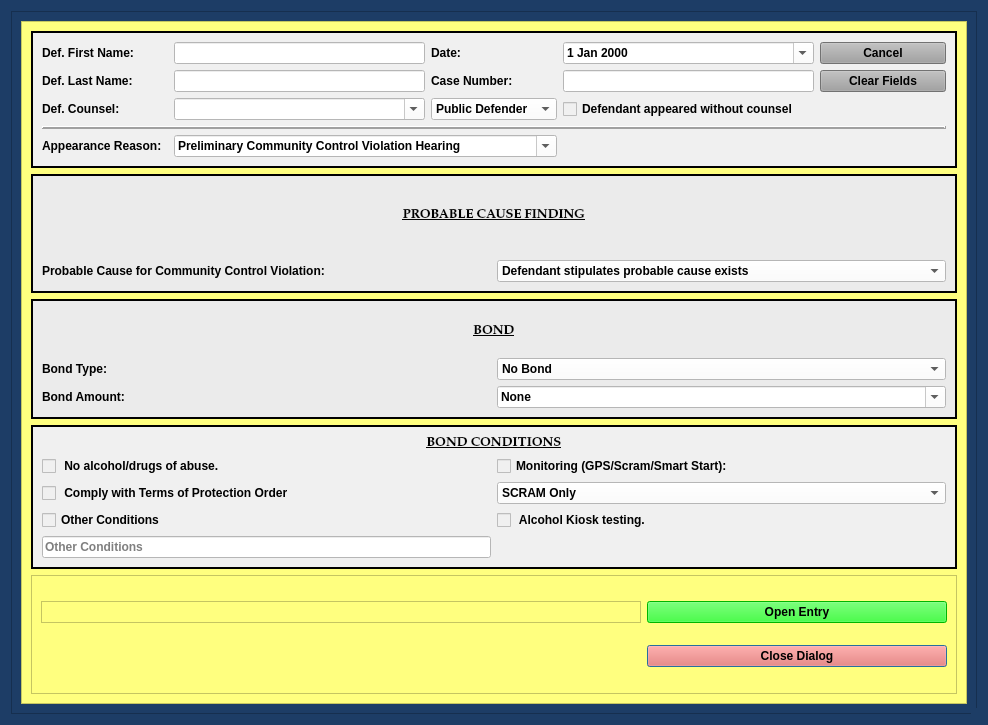
<?xml version="1.0" encoding="UTF-8"?>
<ui version="4.0">
 <class>ProbationViolationBondDialog</class>
 <widget class="QDialog" name="ProbationViolationBondDialog">
  <property name="windowModality">
   <enum>Qt::NonModal</enum>
  </property>
  <property name="enabled">
   <bool>true</bool>
  </property>
  <property name="geometry">
   <rect>
    <x>0</x>
    <y>0</y>
    <width>988</width>
    <height>725</height>
   </rect>
  </property>
  <property name="sizePolicy">
   <sizepolicy hsizetype="Preferred" vsizetype="Preferred">
    <horstretch>0</horstretch>
    <verstretch>0</verstretch>
   </sizepolicy>
  </property>
  <property name="minimumSize">
   <size>
    <width>0</width>
    <height>0</height>
   </size>
  </property>
  <property name="maximumSize">
   <size>
    <width>2500</width>
    <height>3500</height>
   </size>
  </property>
  <property name="palette">
   <palette>
    <active>
     <colorrole role="Button">
      <brush brushstyle="SolidPattern">
       <color alpha="255">
        <red>29</red>
        <green>61</green>
        <blue>102</blue>
       </color>
      </brush>
     </colorrole>
     <colorrole role="Base">
      <brush brushstyle="SolidPattern">
       <color alpha="255">
        <red>29</red>
        <green>61</green>
        <blue>102</blue>
       </color>
      </brush>
     </colorrole>
     <colorrole role="Window">
      <brush brushstyle="SolidPattern">
       <color alpha="255">
        <red>29</red>
        <green>61</green>
        <blue>102</blue>
       </color>
      </brush>
     </colorrole>
    </active>
    <inactive>
     <colorrole role="Button">
      <brush brushstyle="SolidPattern">
       <color alpha="255">
        <red>29</red>
        <green>61</green>
        <blue>102</blue>
       </color>
      </brush>
     </colorrole>
     <colorrole role="Base">
      <brush brushstyle="SolidPattern">
       <color alpha="255">
        <red>29</red>
        <green>61</green>
        <blue>102</blue>
       </color>
      </brush>
     </colorrole>
     <colorrole role="Window">
      <brush brushstyle="SolidPattern">
       <color alpha="255">
        <red>29</red>
        <green>61</green>
        <blue>102</blue>
       </color>
      </brush>
     </colorrole>
    </inactive>
    <disabled>
     <colorrole role="Button">
      <brush brushstyle="SolidPattern">
       <color alpha="255">
        <red>29</red>
        <green>61</green>
        <blue>102</blue>
       </color>
      </brush>
     </colorrole>
     <colorrole role="Base">
      <brush brushstyle="SolidPattern">
       <color alpha="255">
        <red>29</red>
        <green>61</green>
        <blue>102</blue>
       </color>
      </brush>
     </colorrole>
     <colorrole role="Window">
      <brush brushstyle="SolidPattern">
       <color alpha="255">
        <red>29</red>
        <green>61</green>
        <blue>102</blue>
       </color>
      </brush>
     </colorrole>
    </disabled>
   </palette>
  </property>
  <property name="font">
   <font>
    <family>Palatino Linotype</family>
    <pointsize>10</pointsize>
    <weight>75</weight>
    <italic>false</italic>
    <bold>true</bold>
   </font>
  </property>
  <property name="windowTitle">
   <string>Community Control Violation Bond Case Information</string>
  </property>
  <property name="toolTip">
   <string/>
  </property>
  <property name="styleSheet">
   <string notr="true">background-color: rgb(29, 61, 102);
font: 75 10pt &quot;Palatino Linotype&quot;;
font-weight: bold;</string>
  </property>
  <property name="sizeGripEnabled">
   <bool>true</bool>
  </property>
  <property name="modal">
   <bool>true</bool>
  </property>
  <layout class="QGridLayout" name="gridLayout_8">
   <item row="0" column="0">
    <widget class="QFrame" name="frame_4">
     <property name="styleSheet">
      <string notr="true">background-color: rgb(29, 61, 102);</string>
     </property>
     <property name="frameShape">
      <enum>QFrame::StyledPanel</enum>
     </property>
     <property name="frameShadow">
      <enum>QFrame::Raised</enum>
     </property>
     <layout class="QGridLayout" name="gridLayout_4">
      <item row="0" column="0">
       <widget class="QScrollArea" name="scrollArea">
        <property name="focusPolicy">
         <enum>Qt::NoFocus</enum>
        </property>
        <property name="styleSheet">
         <string notr="true">background-color: rgb(255, 255, 127);</string>
        </property>
        <property name="widgetResizable">
         <bool>true</bool>
        </property>
        <widget class="QWidget" name="scrollAreaWidgetContents">
         <property name="geometry">
          <rect>
           <x>0</x>
           <y>0</y>
           <width>948</width>
           <height>685</height>
          </rect>
         </property>
         <layout class="QGridLayout" name="gridLayout_2">
          <item row="3" column="0">
           <widget class="QFrame" name="bond_conditions_frame">
            <property name="styleSheet">
             <string notr="true">background-color: rgb(240, 240, 240);</string>
            </property>
            <property name="frameShape">
             <enum>QFrame::Box</enum>
            </property>
            <property name="frameShadow">
             <enum>QFrame::Plain</enum>
            </property>
            <property name="lineWidth">
             <number>2</number>
            </property>
            <layout class="QGridLayout" name="gridLayout_6" columnstretch="1,1">
             <item row="1" column="0">
              <widget class="QCheckBox" name="no_alcohol_drugs_checkBox">
               <property name="text">
                <string> No alcohol/drugs of abuse.</string>
               </property>
              </widget>
             </item>
             <item row="1" column="1">
              <widget class="QCheckBox" name="monitoring_checkBox">
               <property name="layoutDirection">
                <enum>Qt::LeftToRight</enum>
               </property>
               <property name="text">
                <string>Monitoring (GPS/Scram/Smart Start):</string>
               </property>
              </widget>
             </item>
             <item row="2" column="0">
              <widget class="QCheckBox" name="comply_protection_order_checkBox">
               <property name="text">
                <string> Comply with Terms of Protection Order</string>
               </property>
              </widget>
             </item>
             <item row="2" column="1">
              <widget class="NoScrollComboBox" name="monitoring_type_box">
               <property name="enabled">
                <bool>true</bool>
               </property>
               <property name="styleSheet">
                <string notr="true">background-color: rgb(255, 255, 255);</string>
               </property>
               <item>
                <property name="text">
                 <string>SCRAM Only</string>
                </property>
               </item>
               <item>
                <property name="text">
                 <string>GPS Only</string>
                </property>
               </item>
               <item>
                <property name="text">
                 <string>Smart Start Only</string>
                </property>
               </item>
               <item>
                <property name="text">
                 <string>GPS and SCRAM</string>
                </property>
               </item>
               <item>
                <property name="text">
                 <string>GPS and Smart Start</string>
                </property>
               </item>
               <item>
                <property name="text">
                 <string>SCRAM and Smart Start</string>
                </property>
               </item>
               <item>
                <property name="text">
                 <string>GPS, SCRAM and Smart Start</string>
                </property>
               </item>
              </widget>
             </item>
             <item row="3" column="0">
              <widget class="QCheckBox" name="cc_violation_other_conditions_checkBox">
               <property name="text">
                <string>Other Conditions</string>
               </property>
              </widget>
             </item>
             <item row="3" column="1">
              <widget class="QCheckBox" name="alcohol_test_kiosk_checkBox">
               <property name="text">
                <string> Alcohol Kiosk testing.</string>
               </property>
              </widget>
             </item>
             <item row="4" column="0">
              <widget class="QLineEdit" name="cc_violation_other_conditions_terms_box">
               <property name="styleSheet">
                <string notr="true">background-color: rgb(255, 255, 255);</string>
               </property>
               <property name="placeholderText">
                <string>Other Conditions</string>
               </property>
              </widget>
             </item>
             <item row="0" column="0" colspan="2">
              <widget class="QLabel" name="label_7">
               <property name="font">
                <font>
                 <family>Palatino Linotype</family>
                 <pointsize>10</pointsize>
                 <weight>75</weight>
                 <italic>false</italic>
                 <bold>true</bold>
                 <underline>true</underline>
                </font>
               </property>
               <property name="text">
                <string>BOND CONDITIONS</string>
               </property>
               <property name="alignment">
                <set>Qt::AlignCenter</set>
               </property>
              </widget>
             </item>
            </layout>
           </widget>
          </item>
          <item row="0" column="0">
           <widget class="QFrame" name="case_name_Frame">
            <property name="sizePolicy">
             <sizepolicy hsizetype="Preferred" vsizetype="Preferred">
              <horstretch>0</horstretch>
              <verstretch>0</verstretch>
             </sizepolicy>
            </property>
            <property name="styleSheet">
             <string notr="true">background-color: rgb(240, 240, 240);</string>
            </property>
            <property name="frameShape">
             <enum>QFrame::Box</enum>
            </property>
            <property name="frameShadow">
             <enum>QFrame::Plain</enum>
            </property>
            <property name="lineWidth">
             <number>2</number>
            </property>
            <layout class="QGridLayout" name="gridLayout" columnstretch="1,2,1,2,1">
             <item row="2" column="2">
              <widget class="NoScrollComboBox" name="defense_counsel_type_box">
               <property name="styleSheet">
                <string notr="true">background-color: rgb(255, 255, 255);</string>
               </property>
               <item>
                <property name="text">
                 <string>Public Defender</string>
                </property>
               </item>
               <item>
                <property name="text">
                 <string>Private Counsel</string>
                </property>
               </item>
              </widget>
             </item>
             <item row="2" column="3">
              <widget class="QCheckBox" name="defense_counsel_waived_checkBox">
               <property name="text">
                <string>Defendant appeared without counsel</string>
               </property>
              </widget>
             </item>
             <item row="0" column="2">
              <widget class="QLabel" name="label_26">
               <property name="text">
                <string>Date:</string>
               </property>
              </widget>
             </item>
             <item row="2" column="0">
              <widget class="QLabel" name="label_24">
               <property name="text">
                <string>Def. Counsel:</string>
               </property>
              </widget>
             </item>
             <item row="0" column="1">
              <widget class="QLineEdit" name="defendant_first_name_lineEdit">
               <property name="styleSheet">
                <string notr="true">background-color: rgb(255, 255, 255);</string>
               </property>
              </widget>
             </item>
             <item row="2" column="1">
              <widget class="DefenseCounselComboBox" name="defense_counsel_name_box">
               <property name="styleSheet">
                <string notr="true">background-color: rgb(255, 255, 255);</string>
               </property>
               <property name="editable">
                <bool>true</bool>
               </property>
              </widget>
             </item>
             <item row="4" column="0">
              <widget class="QLabel" name="label_11">
               <property name="text">
                <string>Appearance Reason:</string>
               </property>
              </widget>
             </item>
             <item row="1" column="0">
              <widget class="QLabel" name="label_2">
               <property name="text">
                <string>Def. Last Name:</string>
               </property>
              </widget>
             </item>
             <item row="4" column="1" colspan="2">
              <widget class="NoScrollComboBox" name="appearance_reason_box">
               <property name="styleSheet">
                <string notr="true">background-color: rgb(255, 255, 255);</string>
               </property>
               <property name="editable">
                <bool>true</bool>
               </property>
               <item>
                <property name="text">
                 <string>Preliminary Community Control Violation Hearing</string>
                </property>
               </item>
               <item>
                <property name="text">
                 <string>warrant for failure to appear</string>
                </property>
               </item>
              </widget>
             </item>
             <item row="0" column="4">
              <widget class="QPushButton" name="cancel_Button">
               <property name="focusPolicy">
                <enum>Qt::NoFocus</enum>
               </property>
               <property name="styleSheet">
                <string notr="true">background-color: rgb(160, 160, 160);</string>
               </property>
               <property name="text">
                <string>Cancel</string>
               </property>
              </widget>
             </item>
             <item row="1" column="4">
              <widget class="QPushButton" name="clear_fields_case_Button">
               <property name="focusPolicy">
                <enum>Qt::NoFocus</enum>
               </property>
               <property name="styleSheet">
                <string notr="true">background-color: rgb(160, 160, 160);</string>
               </property>
               <property name="text">
                <string>Clear Fields</string>
               </property>
              </widget>
             </item>
             <item row="1" column="3">
              <widget class="QLineEdit" name="case_number_lineEdit">
               <property name="maximumSize">
                <size>
                 <width>500</width>
                 <height>16777215</height>
                </size>
               </property>
               <property name="styleSheet">
                <string notr="true">background-color: rgb(255, 255, 255);</string>
               </property>
              </widget>
             </item>
             <item row="1" column="1">
              <widget class="QLineEdit" name="defendant_last_name_lineEdit">
               <property name="enabled">
                <bool>true</bool>
               </property>
               <property name="styleSheet">
                <string notr="true">background-color: rgb(255, 255, 255);</string>
               </property>
              </widget>
             </item>
             <item row="0" column="3">
              <widget class="NoScrollDateEdit" name="plea_trial_date">
               <property name="focusPolicy">
                <enum>Qt::NoFocus</enum>
               </property>
               <property name="styleSheet">
                <string notr="true">color: rgb(0, 0, 0);
background-color: rgb(255, 255, 255);</string>
               </property>
               <property name="calendarPopup">
                <bool>true</bool>
               </property>
              </widget>
             </item>
             <item row="1" column="2">
              <widget class="QLabel" name="label_3">
               <property name="text">
                <string>Case Number:</string>
               </property>
              </widget>
             </item>
             <item row="0" column="0">
              <widget class="QLabel" name="label">
               <property name="text">
                <string>Def. First Name:</string>
               </property>
              </widget>
             </item>
             <item row="3" column="0" colspan="5">
              <widget class="Line" name="line">
               <property name="frameShadow">
                <enum>QFrame::Raised</enum>
               </property>
               <property name="lineWidth">
                <number>2</number>
               </property>
               <property name="orientation">
                <enum>Qt::Horizontal</enum>
               </property>
              </widget>
             </item>
            </layout>
           </widget>
          </item>
          <item row="2" column="0">
           <widget class="QFrame" name="frame_5">
            <property name="styleSheet">
             <string notr="true">background-color: rgb(235, 235, 235);</string>
            </property>
            <property name="frameShape">
             <enum>QFrame::Box</enum>
            </property>
            <property name="frameShadow">
             <enum>QFrame::Plain</enum>
            </property>
            <property name="lineWidth">
             <number>2</number>
            </property>
            <layout class="QGridLayout" name="gridLayout_5">
             <item row="1" column="0">
              <widget class="QLabel" name="label_8">
               <property name="text">
                <string>Bond Type:</string>
               </property>
              </widget>
             </item>
             <item row="1" column="1">
              <widget class="NoScrollComboBox" name="bond_type_box">
               <property name="styleSheet">
                <string notr="true">background-color: rgb(255, 255, 255);</string>
               </property>
               <item>
                <property name="text">
                 <string>No Bond</string>
                </property>
               </item>
               <item>
                <property name="text">
                 <string>Recognizance (OR) Bond</string>
                </property>
               </item>
               <item>
                <property name="text">
                 <string>10% Deposit, Cash or Surety Bond</string>
                </property>
               </item>
               <item>
                <property name="text">
                 <string>Cash or Surety Bond</string>
                </property>
               </item>
              </widget>
             </item>
             <item row="2" column="0">
              <widget class="QLabel" name="label_9">
               <property name="text">
                <string>Bond Amount:</string>
               </property>
              </widget>
             </item>
             <item row="2" column="1">
              <widget class="NoScrollComboBox" name="bond_amount_box">
               <property name="font">
                <font>
                 <family>Palatino Linotype</family>
                 <pointsize>10</pointsize>
                 <weight>75</weight>
                 <italic>false</italic>
                 <bold>true</bold>
                </font>
               </property>
               <property name="styleSheet">
                <string notr="true">background-color: rgb(255, 255, 255);</string>
               </property>
               <property name="editable">
                <bool>true</bool>
               </property>
               <item>
                <property name="text">
                 <string>None</string>
                </property>
               </item>
               <item>
                <property name="text">
                 <string>$1,000</string>
                </property>
               </item>
               <item>
                <property name="text">
                 <string>$1,500</string>
                </property>
               </item>
               <item>
                <property name="text">
                 <string>$2,000</string>
                </property>
               </item>
               <item>
                <property name="text">
                 <string>$2,500</string>
                </property>
               </item>
               <item>
                <property name="text">
                 <string>$3,000</string>
                </property>
               </item>
               <item>
                <property name="text">
                 <string>$3,500</string>
                </property>
               </item>
               <item>
                <property name="text">
                 <string>$5,000</string>
                </property>
               </item>
               <item>
                <property name="text">
                 <string>$7,500</string>
                </property>
               </item>
               <item>
                <property name="text">
                 <string>$10,000</string>
                </property>
               </item>
              </widget>
             </item>
             <item row="0" column="0" colspan="2">
              <widget class="QLabel" name="label_12">
               <property name="font">
                <font>
                 <family>Palatino Linotype</family>
                 <pointsize>10</pointsize>
                 <weight>75</weight>
                 <italic>false</italic>
                 <bold>true</bold>
                 <underline>true</underline>
                </font>
               </property>
               <property name="text">
                <string>BOND</string>
               </property>
               <property name="alignment">
                <set>Qt::AlignCenter</set>
               </property>
              </widget>
             </item>
            </layout>
           </widget>
          </item>
          <item row="1" column="0">
           <widget class="QFrame" name="frame">
            <property name="styleSheet">
             <string notr="true">background-color: rgb(235, 235, 235);</string>
            </property>
            <property name="frameShape">
             <enum>QFrame::Box</enum>
            </property>
            <property name="frameShadow">
             <enum>QFrame::Plain</enum>
            </property>
            <property name="lineWidth">
             <number>2</number>
            </property>
            <layout class="QGridLayout" name="gridLayout_3" rowstretch="0,0">
             <property name="verticalSpacing">
              <number>16</number>
             </property>
             <item row="1" column="0">
              <widget class="QLabel" name="label_4">
               <property name="text">
                <string>Probable Cause for Community Control Violation:</string>
               </property>
              </widget>
             </item>
             <item row="0" column="0" colspan="2">
              <widget class="QLabel" name="label_10">
               <property name="font">
                <font>
                 <family>Palatino Linotype</family>
                 <pointsize>10</pointsize>
                 <weight>75</weight>
                 <italic>false</italic>
                 <bold>true</bold>
                 <underline>true</underline>
                </font>
               </property>
               <property name="text">
                <string>PROBABLE CAUSE FINDING</string>
               </property>
               <property name="alignment">
                <set>Qt::AlignCenter</set>
               </property>
              </widget>
             </item>
             <item row="1" column="1">
              <widget class="NoScrollComboBox" name="probable_cause_finding_box">
               <property name="styleSheet">
                <string notr="true">background-color: rgb(255, 255, 255);</string>
               </property>
               <item>
                <property name="text">
                 <string>Defendant stipulates probable cause exists</string>
                </property>
               </item>
               <item>
                <property name="text">
                 <string>Court finds probable cause</string>
                </property>
               </item>
               <item>
                <property name="text">
                 <string>No probable cause</string>
                </property>
               </item>
              </widget>
             </item>
            </layout>
           </widget>
          </item>
          <item row="4" column="0">
           <widget class="QFrame" name="frame_8">
            <property name="styleSheet">
             <string notr="true">
background-color: rgb(255, 255, 127);</string>
            </property>
            <property name="frameShape">
             <enum>QFrame::StyledPanel</enum>
            </property>
            <property name="frameShadow">
             <enum>QFrame::Raised</enum>
            </property>
            <layout class="QGridLayout" name="gridLayout_10" columnstretch="2,1">
             <item row="2" column="1">
              <widget class="QPushButton" name="close_dialog_Button">
               <property name="styleSheet">
                <string notr="true">background-color: rgb(255, 96, 82);
font: 75 11pt &quot;Palatino Linotype&quot;;
font-weight: bold;</string>
               </property>
               <property name="text">
                <string>Close Dialog</string>
               </property>
              </widget>
             </item>
             <item row="0" column="1">
              <widget class="QPushButton" name="create_entry_Button">
               <property name="styleSheet">
                <string notr="true">background-color: rgb(0, 255, 0);
font: 75 11pt &quot;Palatino Linotype&quot;;
font-weight: bold;</string>
               </property>
               <property name="text">
                <string>Open Entry</string>
               </property>
               <property name="autoDefault">
                <bool>false</bool>
               </property>
              </widget>
             </item>
             <item row="0" column="0">
              <widget class="QFrame" name="frame_2">
               <property name="frameShape">
                <enum>QFrame::StyledPanel</enum>
               </property>
               <property name="frameShadow">
                <enum>QFrame::Raised</enum>
               </property>
              </widget>
             </item>
            </layout>
           </widget>
          </item>
         </layout>
        </widget>
       </widget>
      </item>
     </layout>
    </widget>
   </item>
  </layout>
 </widget>
 <customwidgets>
  <customwidget>
   <class>NoScrollDateEdit</class>
   <extends>QDateEdit</extends>
   <header>munientry.widgets.custom_widgets</header>
  </customwidget>
  <customwidget>
   <class>NoScrollComboBox</class>
   <extends>QComboBox</extends>
   <header>munientry.widgets.combo_boxes</header>
  </customwidget>
  <customwidget>
   <class>DefenseCounselComboBox</class>
   <extends>QComboBox</extends>
   <header>munientry.widgets.combo_boxes</header>
  </customwidget>
 </customwidgets>
 <tabstops>
  <tabstop>defendant_first_name_lineEdit</tabstop>
  <tabstop>defendant_last_name_lineEdit</tabstop>
  <tabstop>case_number_lineEdit</tabstop>
  <tabstop>bond_type_box</tabstop>
  <tabstop>bond_amount_box</tabstop>
  <tabstop>monitoring_checkBox</tabstop>
  <tabstop>create_entry_Button</tabstop>
  <tabstop>close_dialog_Button</tabstop>
 </tabstops>
 <resources/>
 <connections/>
 <slots>
  <slot>create_entry()</slot>
  <slot>continue_dialog()</slot>
  <slot>close_window()</slot>
  <slot>set_dialog()</slot>
  <slot>update_case_information()</slot>
  <slot>ovi_dialog()</slot>
  <slot>sentencing_dialog()</slot>
  <slot>proceed_to_sentencing()</slot>
  <slot>proceed_to_ovi()</slot>
  <slot>add_charge()</slot>
  <slot>set_statute()</slot>
  <slot>set_pay_date()</slot>
  <slot>amend_offense()</slot>
  <slot>set_offense()</slot>
  <slot>add_charge_to_view()</slot>
  <slot>delete_charge()</slot>
  <slot>delete_charge_from_view()</slot>
  <slot>close_event()</slot>
  <slot>set_fra_in_file()</slot>
  <slot>set_fra_in_court()</slot>
  <slot>start_add_conditions_dialog()</slot>
  <slot>start_amend_offense_dialog()</slot>
 </slots>
</ui>
